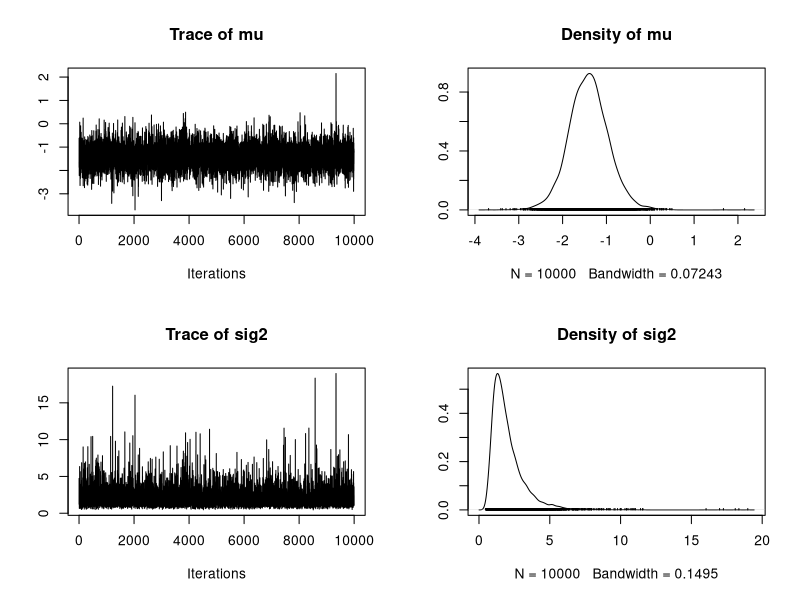
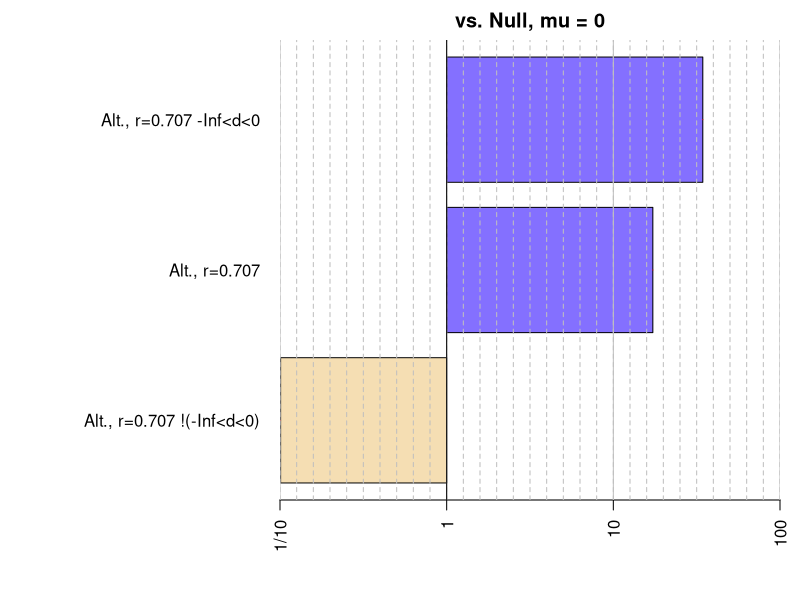
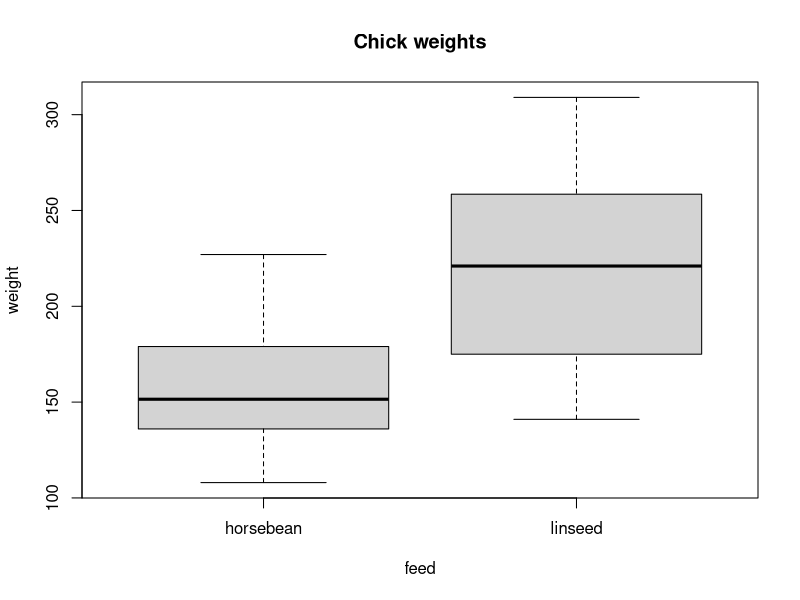
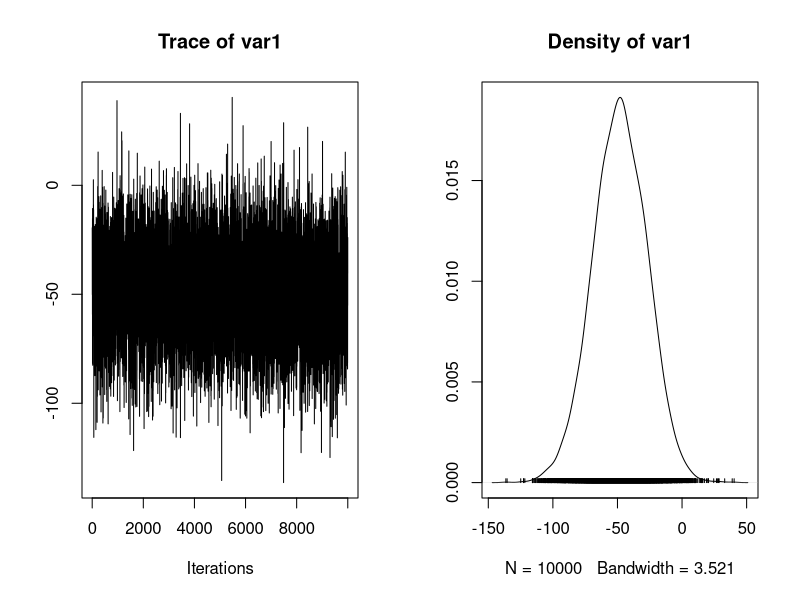
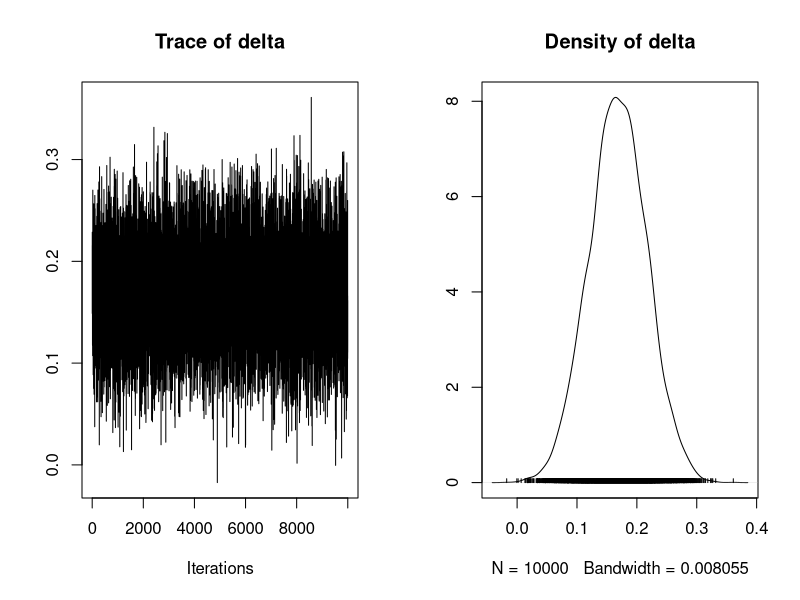
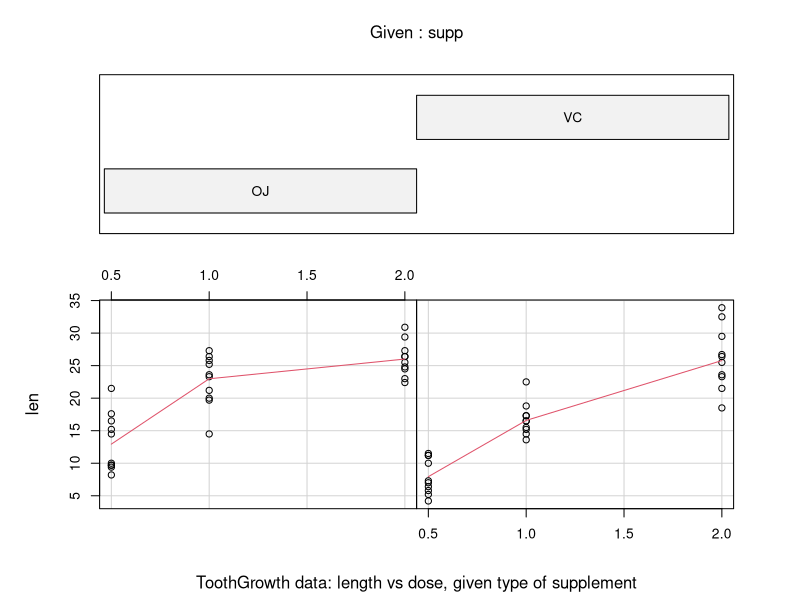
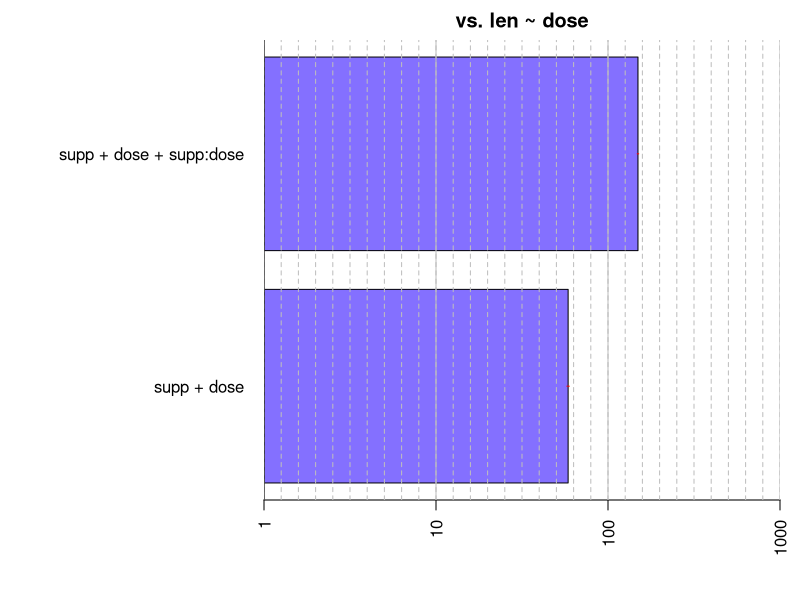
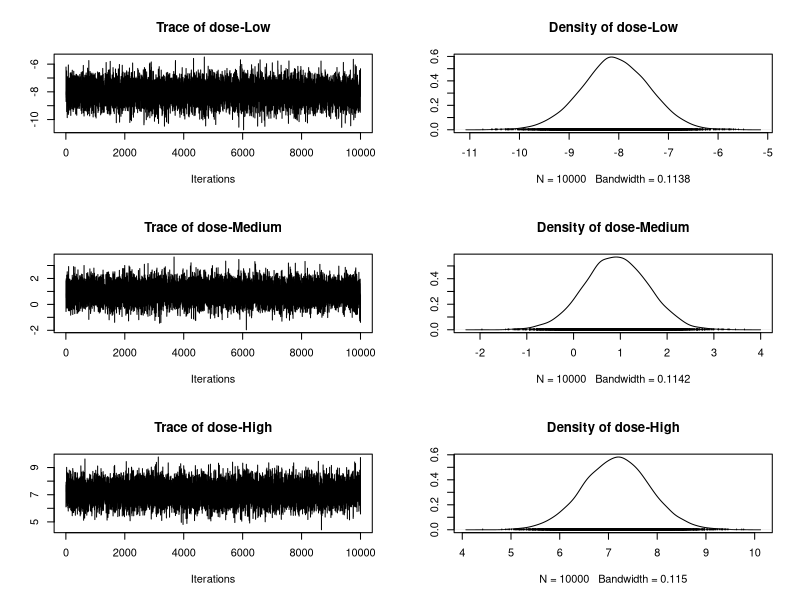

The R source for these figures, in order:
## ---- chunk 1
options(markdown.HTML.stylesheet = 'extra/manual.css')
library(knitr)
opts_chunk$set(dpi = 200, out.width = "67%") 
options(digits=3)
require(graphics)
set.seed(2)
## ---- chunk 2
library(BayesFactor)
## ---- chunk 3
options(BFprogress = FALSE)
bfversion = BFInfo()
session = sessionInfo()[[1]]
rversion = paste(session$version.string," on ",session$platform,sep="")
## ---- chunk 4
data(sleep)

## Compute difference scores
diffScores = sleep$extra[1:10] - sleep$extra[11:20]

## Traditional two-tailed t test
t.test(diffScores)
## ---- chunk 5
bf = ttestBF(x = diffScores)
## Equivalently:
## bf = ttestBF(x = sleep$extra[1:10],y=sleep$extra[11:20], paired=TRUE)
bf
## ---- chunk 6
1 / bf
## ---- chunk 7
chains = posterior(bf, iterations = 1000)
summary(chains)
## ---- chunk 8
chains2 = recompute(chains, iterations = 10000)
plot(chains2[,1:2])
## ---- chunk 9
bfInterval = ttestBF(x = diffScores, nullInterval=c(-Inf,0))
bfInterval
## ---- chunk 10
bfInterval[1] / bfInterval[2]
## ---- chunk 11
allbf = c(bf, bfInterval)
allbf
## ---- chunk 12
plot(allbf)
## ---- chunk 13
bfmat = allbf / allbf
bfmat
## ---- chunk 14
bfmat[,2]
bfmat[1,]
## ---- chunk 15
bfmat[,1:2]
t(bfmat[,1:2])
## ---- chunk 16
data(chickwts)

## Restrict to two groups
chickwts = chickwts[chickwts$feed %in% c("horsebean","linseed"),]
## Drop unused factor levels
chickwts$feed = factor(chickwts$feed)

## Plot data
plot(weight ~  feed, data = chickwts, main = "Chick weights")
## ---- chunk 17
## traditional t test
t.test(weight ~ feed, data = chickwts, var.eq=TRUE)
## ---- chunk 18
## Compute Bayes factor
bf = ttestBF(formula = weight ~ feed, data = chickwts)
bf
## ---- chunk 19
chains = posterior(bf, iterations = 10000)
plot(chains[,2])
## ---- chunk 20
## Bem's t statistics from four selected experiments
t = c(-.15, 2.39, 2.42, 2.43)
N = c(100, 150, 97, 99)
## ---- chunk 21
bf = meta.ttestBF(t=t, n1=N, nullInterval=c(0,Inf), rscale=1)
bf
## ---- chunk 22
## Do analysis again, without nullInterval restriction
bf = meta.ttestBF(t=t, n1=N, rscale=1)

## Obtain posterior samples
chains = posterior(bf, iterations = 10000)
plot(chains)
## ---- chunk 23
data(ToothGrowth)

## Example plot from ?ToothGrowth

coplot(len ~ dose | supp, data = ToothGrowth, panel = panel.smooth,
       xlab = "ToothGrowth data: length vs dose, given type of supplement")

## Treat dose as a factor
ToothGrowth$dose = factor(ToothGrowth$dose)
levels(ToothGrowth$dose) = c("Low", "Medium", "High")

summary(aov(len ~ supp*dose, data=ToothGrowth))
## ---- chunk 24
bf = anovaBF(len ~ supp*dose, data=ToothGrowth)
bf
## ---- chunk 25
plot(bf[3:4] / bf[2])
## ---- chunk 26
bf = anovaBF(len ~ supp*dose, data=ToothGrowth, whichModels="top")
bf
## ---- chunk 27
bfMainEffects = lmBF(len ~ supp + dose, data = ToothGrowth)
bfInteraction = lmBF(len ~ supp + dose + supp:dose, data = ToothGrowth)
## Compare the two models
bf = bfInteraction / bfMainEffects
bf
## ---- chunk 28
newbf = recompute(bf, iterations = 500000)
newbf
## ---- chunk 29
## Sample from the posterior of the full model
chains = posterior(bfInteraction, iterations = 10000)
## 1:13 are the only "interesting" parameters
summary(chains[,1:13])
## ---- chunk 30
plot(chains[,4:6])
## ---- chunk 31
data(puzzles)
## ---- chunk 32
## plot the data
aovObj = aov(RT ~ shape*color + Error(ID/(shape*color)), data=puzzles)

matplot(t(matrix(puzzles$RT,12,4)),ty='b',pch=19,lwd=1,lty=1,col=rgb(0,0,0,.2), ylab="Completion time", xlab="Condition",xaxt='n')
axis(1,at=1:4,lab=c("round&mono","square&mono","round&color","square&color"))
mns = tapply(puzzles$RT,list(puzzles$color,puzzles$shape),mean)[c(2,4,1,3)]
points(1:4,mns,pch=22,col="red",bg=rgb(1,0,0,.6),cex=2)
# within-subject standard error, uses MSE from ANOVA
stderr = sqrt(sum(aovObj[[5]]$residuals^2)/11)/sqrt(12)
segments(1:4,mns + stderr,1:4,mns - stderr,col="red")
## ---- chunk 33
summary(aov(RT ~ shape*color + Error(ID/(shape*color)), data=puzzles))
## ---- chunk 34
bf = anovaBF(RT ~ shape*color + ID, data = puzzles, 
             whichRandom="ID")
## ---- chunk 35
bf
## ---- chunk 36
plot(bf)
## ---- chunk 37
bfWithoutID = lmBF(RT ~ shape*color, data = puzzles)
bfWithoutID
## ---- chunk 38
bfOnlyID = lmBF(RT ~ ID, whichRandom="ID",data = puzzles)
bf2 = bfWithoutID / bfOnlyID
bf2
## ---- chunk 39
bfall = c(bf,bf2)
## ---- chunk 40
bf[4] / bf2
## ---- chunk 41
data(attitude)

## Traditional multiple regression analysis
lmObj = lm(rating ~ ., data = attitude)
summary(lmObj)
## ---- chunk 42
bf = regressionBF(rating ~ ., data = attitude)
length(bf)
## ---- chunk 43
## Choose a specific model
bf["privileges + learning + raises + critical + advance"]
## Best 6 models
head(bf, n=6)
## Worst 4 models
tail(bf, n=4)
## ---- chunk 44
## which model index is the best?
BayesFactor::which.max(bf)
## ---- chunk 45

## Compare the 5 best models to the best
bf2 = head(bf) / max(bf)
bf2
plot(bf2)
## ---- chunk 46
bf = regressionBF(rating ~ ., data = attitude, whichModels = "top")
## The seventh model is the most complex
bf
plot(bf)
## ---- chunk 47
bf = regressionBF(rating ~ ., data = attitude, whichModels = "bottom")
plot(bf)
## ---- chunk 48
complaintsOnlyBf = lmBF(rating ~ complaints, data = attitude) 
complaintsLearningBf = lmBF(rating ~ complaints + learning, data = attitude) 
## Compare the two models
complaintsOnlyBf / complaintsLearningBf
## ---- chunk 49
chains = posterior(complaintsLearningBf, iterations = 10000)
summary(chains)
## ---- chunk 50
summary(lm(rating ~ complaints + learning, data = attitude))
## ---- chunk 51
rm(ToothGrowth)
## ---- chunk 52
data(ToothGrowth)

# model log2 of dose instead of dose directly
ToothGrowth$dose = log2(ToothGrowth$dose)

# Classical analysis for comparison
lmToothGrowth <- lm(len ~ supp + dose + supp:dose, data=ToothGrowth)
summary(lmToothGrowth)
## ---- chunk 53
full <- lmBF(len ~ supp + dose + supp:dose, data=ToothGrowth)
noInteraction <- lmBF(len ~ supp + dose, data=ToothGrowth)
onlyDose <- lmBF(len ~ dose, data=ToothGrowth)
onlySupp <- lmBF(len ~ supp, data=ToothGrowth)

allBFs <- c(full, noInteraction, onlyDose, onlySupp)
allBFs
## ---- chunk 54
full / noInteraction
## ---- chunk 55
chainsFull <- posterior(full, iterations = 10000)

# summary of the "interesting" parameters
summary(chainsFull[,1:7])
## ---- chunk 56
chainsNoInt <- posterior(noInteraction, iterations = 10000)
## ---- chunk 57
ToothGrowth$dose <- ToothGrowth$dose - mean(ToothGrowth$dose)

cmeans <- colMeans(chainsFull)[1:6]
ints <- cmeans[1] + c(-1, 1) * cmeans[2]
slps <- cmeans[4] + c(-1, 1) * cmeans[5]


par(cex=1.8, mfrow=c(1,2))
plot(len ~ dose, data=ToothGrowth, pch=as.integer(ToothGrowth$supp)+20, bg = rgb(as.integer(ToothGrowth$supp)-1,2-as.integer(ToothGrowth$supp),0,.5),col=NULL,xaxt="n",ylab="Tooth length",xlab="Vitamin C dose (mg)")
abline(a=ints[1],b=slps[1],col=2)
abline(a=ints[2],b=slps[2],col=3)

axis(1,at=-1:1,lab=2^(-1:1))

dataVC <- ToothGrowth[ToothGrowth$supp=="VC",]
dataOJ <- ToothGrowth[ToothGrowth$supp=="OJ",]
lmVC <- lm(len ~ dose, data=dataVC)
lmOJ <- lm(len ~ dose, data=dataOJ)
abline(lmVC,col=2,lty=2)
abline(lmOJ,col=3,lty=2)

mtext("Interaction",3,.1,adj=1,cex=1.3)


# Do single slope

cmeans <- colMeans(chainsNoInt)[1:4]
ints <- cmeans[1] + c(-1, 1) * cmeans[2]
slps <- cmeans[4] 


plot(len ~ dose, data=ToothGrowth, pch=as.integer(ToothGrowth$supp)+20, bg = rgb(as.integer(ToothGrowth$supp)-1,2-as.integer(ToothGrowth$supp),0,.5),col=NULL,xaxt="n",ylab="Tooth length",xlab="Vitamin C dose (mg)")
abline(a=ints[1],b=slps,col=2)
abline(a=ints[2],b=slps,col=3)

axis(1,at=-1:1,lab=2^(-1:1))

mtext("No interaction",3,.1,adj=1,cex=1.3)
## ---- chunk 58
summary(chainsNoInt[,1:5])
## ---- chunk 59
ToothGrowth$doseAsFactor <- factor(ToothGrowth$dose)
levels(ToothGrowth$doseAsFactor) <- c(.5,1,2)

aovBFs <- anovaBF(len ~ doseAsFactor + supp + doseAsFactor:supp, data = ToothGrowth)
## ---- chunk 60
allBFs <- c(aovBFs, full, noInteraction, onlyDose)

## eliminate the supp-only model, since it performs so badly
allBFs <- allBFs[-1]

## Compare to best model
allBFs / max(allBFs)
## ---- chunk 61
plot(allBFs / max(allBFs))
## ---- chunk 62
plot(Sepal.Width ~ Sepal.Length, data = iris)
abline(lm(Sepal.Width ~ Sepal.Length, data = iris), col = "red")
## ---- chunk 63
cor.test(y = iris$Sepal.Length, x = iris$Sepal.Width)
## ---- chunk 64
bf = correlationBF(y = iris$Sepal.Length, x = iris$Sepal.Width)
bf
## ---- chunk 65
samples = posterior(bf, iterations = 10000)
## ---- chunk 66
summary(samples)
## ---- chunk 67
plot(samples[,"rho"])
## ---- chunk 68
p0 = .5
rnames = c("medium","wide","ultrawide")
r = sapply(rnames,function(rname) BayesFactor:::rpriorValues("proptest",,rname))
leg_names = paste(rnames," (r=",round(r,3), ")", sep="")

omega = seq(-5,5,len=100)
pp = dlogis(omega,qlogis(p0),r[1])

plot(omega,pp, col="black", typ = 'l', lty=1, lwd=2, ylab="Prior density", xlab=expression(paste("True log odds ", omega)), yaxt='n')

pp = dlogis(omega,qlogis(p0),r[2])
lines(omega, pp, col = "red",lty=1, lwd=2)

pp = dlogis(omega,qlogis(p0),r[3])
lines(omega, pp, col = "blue",lty=1,lwd=2)

axis(3,at = -2:2 * 2, labels=round(plogis(-2:2*2),2))
mtext(expression(paste("True probability ", pi)),3,2,adj=.5)

legend(-5,.5,legend = leg_names, col=c("black","red","blue"), lwd=2,lty=1)
## ---- chunk 69
bf = proportionBF( 682, 682 + 243, p = 3/4)
1 / bf
## ---- chunk 70
binom.test(682, 682 + 243, p = 3/4)
## ---- chunk 71
chains = posterior(bf, iterations = 10000)
plot(chains[,"p"], main = "Posterior of true probability\nof 'giant' progeny")
## ---- chunk 72
data(raceDolls)
kable(raceDolls)
## ---- chunk 73
bf = contingencyTableBF(raceDolls, sampleType = "indepMulti", fixedMargin = "cols")
bf
## ---- chunk 74
chisq.test(raceDolls)
## ---- chunk 75
chains = posterior(bf, iterations = 10000)
## ---- chunk 76
sameRaceGivenWhite = chains[,"pi[1,1]"] / chains[,"pi[*,1]"]
sameRaceGivenBlack = chains[,"pi[1,2]"] / chains[,"pi[*,2]"]

## ---- chunk 77
plot(mcmc(sameRaceGivenWhite - sameRaceGivenBlack), main = "Increase in probability of child picking\nsame race doll (white - black)")
## ---- chunk 78
data(puzzles)

puzzleGenBF <- generalTestBF(RT ~ shape + color + shape:color + ID, data=puzzles, whichRandom="ID")

puzzleGenBF
## ---- chunk 79
puzzleGenBF <- generalTestBF(RT ~ shape + color + shape:color + ID, data=puzzles, whichRandom="ID", neverExclude="ID")

puzzleGenBF
## ---- chunk 80
puzzleGenBF <- generalTestBF(RT ~ shape + color + shape:color + shape:ID + ID, data=puzzles, whichRandom="ID", neverExclude="ID")

puzzleGenBF
## ---- chunk 81
puzzleGenBF <- generalTestBF(RT ~ shape + color + shape:color + shape:ID + ID, data=puzzles, whichRandom="ID", neverExclude="^ID$")

puzzleGenBF
## ---- chunk 82
puzzleCullBF <- generalTestBF(RT ~ shape + color + shape:color + ID, data=puzzles, whichRandom="ID", noSample=TRUE,whichModels='all')

puzzleCullBF
## ---- chunk 83
missing = puzzleCullBF[ is.na(puzzleCullBF) ]
done = puzzleCullBF[ !is.na(puzzleCullBF) ]

missing
## ---- chunk 84
# get the names of the numerator models
missingModels = names(missing)$numerator

# search them to see if they contain "shape" or "color" - 
# results are logical vectors
containsShape = grepl("shape",missingModels)
containsColor = grepl("color",missingModels)

# anything that does not contain "shape" and "color"
containsOnlyOne = !(containsShape & containsColor)

# restrict missing to only those of interest
missingOfInterest = missing[containsOnlyOne]

missingOfInterest
## ---- chunk 85
# recompute the Bayes factors for the missing models of interest
sampledBayesFactors = recompute(missingOfInterest)

sampledBayesFactors

# Add them together with our other Bayes factors, already computed:
completeBayesFactors = c(done, sampledBayesFactors)

completeBayesFactors
## ---- chunk 86
data(puzzles)

# Get MCMC chains corresponding to "full" model
# We prevent sampling so we can see the parameter names
# iterations argument is necessary, but not used
fullModel = lmBF(RT ~ shape + color + shape:color + ID, data = puzzles, noSample=TRUE, posterior = TRUE, iterations=3)

fullModel
## ---- chunk 87
fullModelFiltered = lmBF(RT ~ shape + color + shape:color + ID, data = puzzles, noSample=TRUE, posterior = TRUE, iterations=3,columnFilter="ID")

fullModelFiltered
## ---- chunk 88
# Sample 10000 iterations, eliminating ID columns
chains = lmBF(RT ~ shape + color + shape:color + ID, data = puzzles, posterior = TRUE, iterations=10000,columnFilter="ID")
## ---- chunk 89
par(mfrow=c(1,2))
plot(as.vector(chains[1:1000,"shape-round"]),type="l",xlab="Iterations",ylab="parameter shape-round")
acf(chains[,"shape-round"])
## ---- chunk 90
chainsThinned = recompute(chains, iterations=20000, thin=2)

# check size of MCMC chain
dim(chainsThinned)
## ---- chunk 91
par(mfrow=c(1,2))
plot(as.vector(chainsThinned[1:1000,"shape-round"]),type="l",xlab="Iterations",ylab="parameter shape-round")
acf(chainsThinned[,"shape-round"])
## ---- chunk 92
newprior.bf = anovaBF(RT ~ shape + color + shape:color + ID, data = puzzles,
                           whichRandom = "ID",rscaleEffects = c( color = 1 ))

newprior.bf
